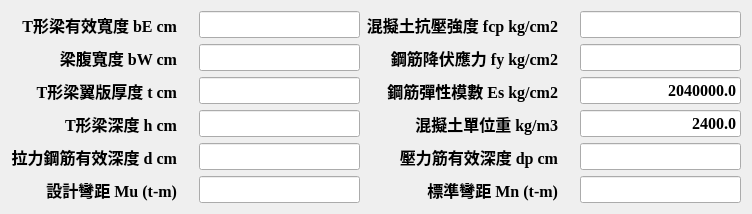
   <widget class="QWidget" name="layoutWidget">
    <property name="geometry">
     <rect>
      <x>30</x>
      <y>30</y>
      <width>752</width>
      <height>182</height>
     </rect>
    </property>
    <layout class="QGridLayout" name="gridLayout">
     <item row="0" column="0">
      <widget class="QLabel" name="lab_bE_D">
       <property name="font">
        <font>
         <family>Times New Roman</family>
         <pointsize>12</pointsize>
         <weight>75</weight>
         <bold>true</bold>
        </font>
       </property>
       <property name="text">
        <string>T形梁有效寬度 bE cm    </string>
       </property>
       <property name="alignment">
        <set>Qt::AlignRight|Qt::AlignTrailing|Qt::AlignVCenter</set>
       </property>
       <property name="buddy">
        <cstring></cstring>
       </property>
      </widget>
     </item>
     <item row="0" column="1">
      <widget class="QLineEdit" name="txb_bE">
       <property name="font">
        <font>
         <family>Times New Roman</family>
         <pointsize>12</pointsize>
         <weight>75</weight>
         <bold>true</bold>
        </font>
       </property>
       <property name="alignment">
        <set>Qt::AlignRight|Qt::AlignTrailing|Qt::AlignVCenter</set>
       </property>
      </widget>
     </item>
     <item row="0" column="2">
      <widget class="QLabel" name="lab_fcp_2">
       <property name="font">
        <font>
         <family>Times New Roman</family>
         <pointsize>12</pointsize>
         <weight>75</weight>
         <bold>true</bold>
        </font>
       </property>
       <property name="text">
        <string>混擬土抗壓強度 fcp kg/cm2    </string>
       </property>
       <property name="alignment">
        <set>Qt::AlignRight|Qt::AlignTrailing|Qt::AlignVCenter</set>
       </property>
       <property name="buddy">
        <cstring></cstring>
       </property>
      </widget>
     </item>
     <item row="0" column="3">
      <widget class="QLineEdit" name="txb_fcp">
       <property name="font">
        <font>
         <family>Times New Roman</family>
         <pointsize>12</pointsize>
         <weight>75</weight>
         <bold>true</bold>
        </font>
       </property>
       <property name="alignment">
        <set>Qt::AlignRight|Qt::AlignTrailing|Qt::AlignVCenter</set>
       </property>
      </widget>
     </item>
     <item row="1" column="0">
      <widget class="QLabel" name="lab_bW_D">
       <property name="font">
        <font>
         <family>Times New Roman</family>
         <pointsize>12</pointsize>
         <weight>75</weight>
         <bold>true</bold>
        </font>
       </property>
       <property name="layoutDirection">
        <enum>Qt::LeftToRight</enum>
       </property>
       <property name="text">
        <string>梁腹寬度 bW cm    </string>
       </property>
       <property name="alignment">
        <set>Qt::AlignRight|Qt::AlignTrailing|Qt::AlignVCenter</set>
       </property>
       <property name="buddy">
        <cstring></cstring>
       </property>
      </widget>
     </item>
     <item row="1" column="1">
      <widget class="QLineEdit" name="txb_bW">
       <property name="font">
        <font>
         <family>Times New Roman</family>
         <pointsize>12</pointsize>
         <weight>75</weight>
         <bold>true</bold>
        </font>
       </property>
       <property name="alignment">
        <set>Qt::AlignRight|Qt::AlignTrailing|Qt::AlignVCenter</set>
       </property>
      </widget>
     </item>
     <item row="1" column="2">
      <widget class="QLabel" name="lab_fy_2">
       <property name="font">
        <font>
         <family>Times New Roman</family>
         <pointsize>12</pointsize>
         <weight>75</weight>
         <bold>true</bold>
        </font>
       </property>
       <property name="layoutDirection">
        <enum>Qt::LeftToRight</enum>
       </property>
       <property name="text">
        <string>鋼筋降伏應力 fy kg/cm2    </string>
       </property>
       <property name="alignment">
        <set>Qt::AlignRight|Qt::AlignTrailing|Qt::AlignVCenter</set>
       </property>
       <property name="buddy">
        <cstring></cstring>
       </property>
      </widget>
     </item>
     <item row="1" column="3">
      <widget class="QLineEdit" name="txb_fy">
       <property name="font">
        <font>
         <family>Times New Roman</family>
         <pointsize>12</pointsize>
         <weight>75</weight>
         <bold>true</bold>
        </font>
       </property>
       <property name="alignment">
        <set>Qt::AlignRight|Qt::AlignTrailing|Qt::AlignVCenter</set>
       </property>
      </widget>
     </item>
     <item row="2" column="0">
      <widget class="QLabel" name="lab_t_D">
       <property name="font">
        <font>
         <family>Times New Roman</family>
         <pointsize>12</pointsize>
         <weight>75</weight>
         <bold>true</bold>
        </font>
       </property>
       <property name="text">
        <string>T形梁翼版厚度 t cm    </string>
       </property>
       <property name="alignment">
        <set>Qt::AlignRight|Qt::AlignTrailing|Qt::AlignVCenter</set>
       </property>
       <property name="buddy">
        <cstring></cstring>
       </property>
      </widget>
     </item>
     <item row="2" column="1">
      <widget class="QLineEdit" name="txb_t">
       <property name="font">
        <font>
         <family>Times New Roman</family>
         <pointsize>12</pointsize>
         <weight>75</weight>
         <bold>true</bold>
        </font>
       </property>
       <property name="alignment">
        <set>Qt::AlignRight|Qt::AlignTrailing|Qt::AlignVCenter</set>
       </property>
      </widget>
     </item>
     <item row="2" column="2">
      <widget class="QLabel" name="lab_Es_2">
       <property name="font">
        <font>
         <family>Times New Roman</family>
         <pointsize>12</pointsize>
         <weight>75</weight>
         <bold>true</bold>
        </font>
       </property>
       <property name="text">
        <string>鋼筋彈性模數 Es kg/cm2    </string>
       </property>
       <property name="alignment">
        <set>Qt::AlignRight|Qt::AlignTrailing|Qt::AlignVCenter</set>
       </property>
       <property name="buddy">
        <cstring></cstring>
       </property>
      </widget>
     </item>
     <item row="2" column="3">
      <widget class="QLineEdit" name="txb_Es">
       <property name="font">
        <font>
         <family>Times New Roman</family>
         <pointsize>12</pointsize>
         <weight>75</weight>
         <bold>true</bold>
        </font>
       </property>
       <property name="text">
        <string>2040000.0</string>
       </property>
       <property name="alignment">
        <set>Qt::AlignRight|Qt::AlignTrailing|Qt::AlignVCenter</set>
       </property>
      </widget>
     </item>
     <item row="3" column="0">
      <widget class="QLabel" name="lab_h_D">
       <property name="font">
        <font>
         <family>Times New Roman</family>
         <pointsize>12</pointsize>
         <weight>75</weight>
         <bold>true</bold>
        </font>
       </property>
       <property name="layoutDirection">
        <enum>Qt::LeftToRight</enum>
       </property>
       <property name="text">
        <string>T形梁深度 h cm    </string>
       </property>
       <property name="alignment">
        <set>Qt::AlignRight|Qt::AlignTrailing|Qt::AlignVCenter</set>
       </property>
       <property name="buddy">
        <cstring></cstring>
       </property>
      </widget>
     </item>
     <item row="3" column="1">
      <widget class="QLineEdit" name="txb_h">
       <property name="font">
        <font>
         <family>Times New Roman</family>
         <pointsize>12</pointsize>
         <weight>75</weight>
         <bold>true</bold>
        </font>
       </property>
       <property name="text">
        <string/>
       </property>
       <property name="alignment">
        <set>Qt::AlignRight|Qt::AlignTrailing|Qt::AlignVCenter</set>
       </property>
      </widget>
     </item>
     <item row="3" column="2">
      <widget class="QLabel" name="lab_unitWeight_2">
       <property name="font">
        <font>
         <family>Times New Roman</family>
         <pointsize>12</pointsize>
         <weight>75</weight>
         <bold>true</bold>
        </font>
       </property>
       <property name="layoutDirection">
        <enum>Qt::LeftToRight</enum>
       </property>
       <property name="text">
        <string>混擬土單位重 kg/m3    </string>
       </property>
       <property name="alignment">
        <set>Qt::AlignRight|Qt::AlignTrailing|Qt::AlignVCenter</set>
       </property>
       <property name="buddy">
        <cstring></cstring>
       </property>
      </widget>
     </item>
     <item row="3" column="3">
      <widget class="QLineEdit" name="txb_WperCubMeter">
       <property name="font">
        <font>
         <family>Times New Roman</family>
         <pointsize>12</pointsize>
         <weight>75</weight>
         <bold>true</bold>
        </font>
       </property>
       <property name="text">
        <string>2400.0</string>
       </property>
       <property name="alignment">
        <set>Qt::AlignRight|Qt::AlignTrailing|Qt::AlignVCenter</set>
       </property>
      </widget>
     </item>
     <item row="4" column="0">
      <widget class="QLabel" name="lab_d_D">
       <property name="font">
        <font>
         <family>Times New Roman</family>
         <pointsize>12</pointsize>
         <weight>75</weight>
         <bold>true</bold>
        </font>
       </property>
       <property name="layoutDirection">
        <enum>Qt::LeftToRight</enum>
       </property>
       <property name="text">
        <string>拉力鋼筋有效深度 d cm    </string>
       </property>
       <property name="alignment">
        <set>Qt::AlignRight|Qt::AlignTrailing|Qt::AlignVCenter</set>
       </property>
       <property name="buddy">
        <cstring></cstring>
       </property>
      </widget>
     </item>
     <item row="4" column="1">
      <widget class="QLineEdit" name="txb_d">
       <property name="font">
        <font>
         <family>Times New Roman</family>
         <pointsize>12</pointsize>
         <weight>75</weight>
         <bold>true</bold>
        </font>
       </property>
       <property name="alignment">
        <set>Qt::AlignRight|Qt::AlignTrailing|Qt::AlignVCenter</set>
       </property>
      </widget>
     </item>
     <item row="4" column="2">
      <widget class="QLabel" name="lab_d_D_2">
       <property name="font">
        <font>
         <family>Times New Roman</family>
         <pointsize>12</pointsize>
         <weight>75</weight>
         <bold>true</bold>
        </font>
       </property>
       <property name="layoutDirection">
        <enum>Qt::LeftToRight</enum>
       </property>
       <property name="text">
        <string>壓力筋有效深度 dp cm    </string>
       </property>
       <property name="alignment">
        <set>Qt::AlignRight|Qt::AlignTrailing|Qt::AlignVCenter</set>
       </property>
       <property name="buddy">
        <cstring></cstring>
       </property>
      </widget>
     </item>
     <item row="4" column="3">
      <widget class="QLineEdit" name="txb_dp">
       <property name="font">
        <font>
         <family>Times New Roman</family>
         <pointsize>12</pointsize>
         <weight>75</weight>
         <bold>true</bold>
        </font>
       </property>
       <property name="alignment">
        <set>Qt::AlignRight|Qt::AlignTrailing|Qt::AlignVCenter</set>
       </property>
      </widget>
     </item>
     <item row="5" column="0">
      <widget class="QLabel" name="lab_h_3">
       <property name="font">
        <font>
         <family>Times New Roman</family>
         <pointsize>12</pointsize>
         <weight>75</weight>
         <bold>true</bold>
        </font>
       </property>
       <property name="layoutDirection">
        <enum>Qt::LeftToRight</enum>
       </property>
       <property name="text">
        <string>設計彎距 Mu (t-m)    </string>
       </property>
       <property name="alignment">
        <set>Qt::AlignRight|Qt::AlignTrailing|Qt::AlignVCenter</set>
       </property>
       <property name="buddy">
        <cstring></cstring>
       </property>
      </widget>
     </item>
     <item row="5" column="1">
      <widget class="QLineEdit" name="txb_Mu">
       <property name="font">
        <font>
         <family>Times New Roman</family>
         <pointsize>12</pointsize>
         <weight>75</weight>
         <bold>true</bold>
        </font>
       </property>
       <property name="text">
        <string/>
       </property>
       <property name="alignment">
        <set>Qt::AlignRight|Qt::AlignTrailing|Qt::AlignVCenter</set>
       </property>
      </widget>
     </item>
     <item row="5" column="2">
      <widget class="QLabel" name="lab_h_4">
       <property name="font">
        <font>
         <family>Times New Roman</family>
         <pointsize>12</pointsize>
         <weight>75</weight>
         <bold>true</bold>
        </font>
       </property>
       <property name="layoutDirection">
        <enum>Qt::LeftToRight</enum>
       </property>
       <property name="text">
        <string>標準彎距 Mn (t-m)    </string>
       </property>
       <property name="alignment">
        <set>Qt::AlignRight|Qt::AlignTrailing|Qt::AlignVCenter</set>
       </property>
       <property name="buddy">
        <cstring></cstring>
       </property>
      </widget>
     </item>
     <item row="5" column="3">
      <widget class="QLineEdit" name="txb_Mn">
       <property name="font">
        <font>
         <family>Times New Roman</family>
         <pointsize>12</pointsize>
         <weight>75</weight>
         <bold>true</bold>
        </font>
       </property>
       <property name="text">
        <string/>
       </property>
       <property name="alignment">
        <set>Qt::AlignRight|Qt::AlignTrailing|Qt::AlignVCenter</set>
       </property>
      </widget>
     </item>
    </layout>
   </widget>
